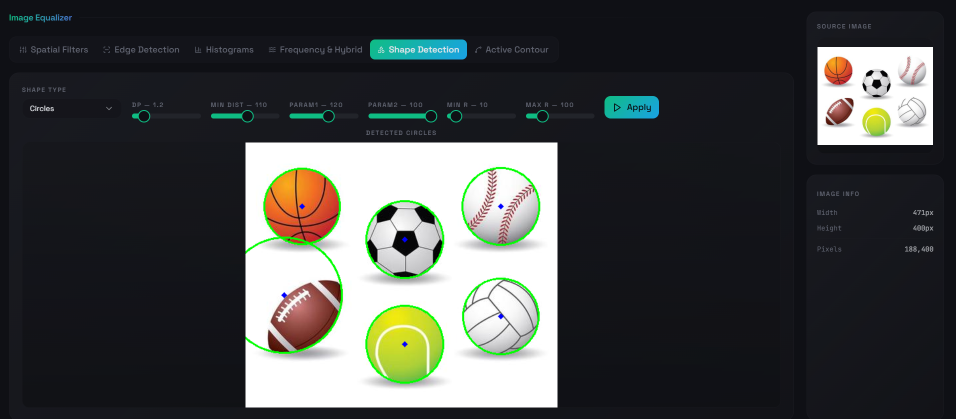
#> input picture image-1.png, 1912 x 837 px (shown at 1/2 size)
$ python -i canny_detection.py   (imports and definitions only)
#> lines starting #> are read from the running program, lines starting #| are printed output that depends on the picture; after the words box and inside, x2 and y2 are one past the last pixel; in counts of white or black regions, pixels touching at a corner belong together
### Server/utils.py
import numpy as np
from PIL import Image
import io
import base64
import cv2
from numpy.lib.stride_tricks import sliding_window_view


# ── Private 2D convolution (used internally) ─────────────────────────────────
def _convolve_2d(image: np.ndarray, kernel: np.ndarray) -> np.ndarray:
    iH, iW = image.shape
    kH, kW = kernel.shape
    pad_h, pad_w = kH // 2, kW // 2

    padded = np.pad(image, ((pad_h, pad_h), (pad_w, pad_w)), mode='edge')
    windows = sliding_window_view(padded, (kH, kW))
    output = np.sum(windows * kernel, axis=(2, 3))
    return output.astype(np.float32)


# ── Public convolution — gray (2D) or RGB (H,W,3) ────────────────────────────
def convolve(image: np.ndarray, kernel: np.ndarray) -> np.ndarray:
    if len(image.shape) == 2:
        return _convolve_2d(image, kernel)
#> in _convolve_2d (call 3), `output = np.sum(windows * kernel, axis=(2, 3))`:
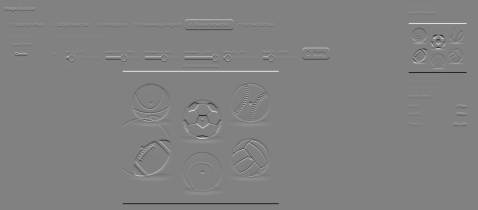
#> output: shape (837, 1912) float64 (shown at 1/4 size); min -2.46, max 2.37, mean 2.41e-07; drawn with min black and max white
    if len(image.shape) == 3 and image.shape[2] == 3:
        output = np.zeros_like(image, dtype=np.float32)
        for c in range(3):
            output[:, :, c] = _convolve_2d(image[:, :, c], kernel)
        return output
    raise ValueError("convolve() supports only grayscale (2D) or RGB (H,W,3)")


# ── Single shared Gaussian kernel ─────────────────────────────────────────────
def gaussian_kernel(size: int, sigma: float = 1.0) -> np.ndarray:
    """
    Shared 2D Gaussian kernel used by spatial.py and canny_detection.py.
    Returns a float32 kernel normalised to sum=1.
    """
    ax = np.linspace(-(size - 1) / 2.0, (size - 1) / 2.0, size)
    xx, yy = np.meshgrid(ax, ax)
    kernel = np.exp(-(xx ** 2 + yy ** 2) / (2.0 * sigma ** 2))
    return (kernel / np.sum(kernel)).astype(np.float32)


def resize_to_match(img1: np.ndarray, img2: np.ndarray) -> np.ndarray:
    h, w = img1.shape[:2]
    return cv2.resize(img2, (w, h))


# [20 lines left out: functions normalize_img, to_grayscale, image_to_base64, not called in this run]

### Server/canny_detection.py
# =============================================================================
#   Pure NumPy Canny Edge Detection
# =============================================================================

import numpy as np
from utils import gaussian_kernel, convolve


def non_max_suppression(magnitude: np.ndarray, angle: np.ndarray) -> np.ndarray:
    """
    Fully vectorized NMS — zero Python loops over pixels.
    Uses np.where and array slicing instead of per-pixel iteration.
    """

    # make all anlges positive and in [0, 180)
    angle = angle % 180
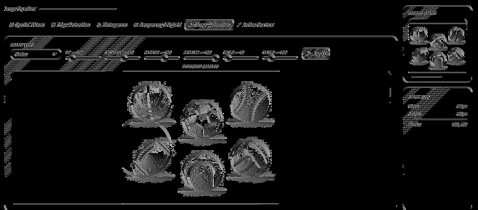
#> angle: shape (837, 1912) float64 (shown at 1/4 size); min 0, max 180, mean 18.7

    #get image dimensions
    h, w = magnitude.shape
    suppressed = np.zeros_like(magnitude)

    # Pad magnitude so boundary slices are safe
    mag_pad = np.pad(magnitude, 1, mode='constant', constant_values=0)

    # ── Pre-fetch all 8 neighbours at once ───────────────────────────────────
    # Each is a (h, w) array — the neighbour value for every pixel simultaneously
    n_0  = mag_pad[1:h+1, 2:w+2]   # right
    n_45 = mag_pad[2:h+2, 0:w  ]   # bottom-left
    n_90 = mag_pad[2:h+2, 1:w+1]   # bottom
    n_135= mag_pad[2:h+2, 2:w+2]   # bottom-right
    n_180= mag_pad[1:h+1, 0:w  ]   # left
    n_225= mag_pad[0:h,   0:w  ]   # top-left
    n_270= mag_pad[0:h,   1:w+1]   # top
    n_315= mag_pad[0:h,   2:w+2]   # top-right

    # ── Build direction masks (no loop) ──────────────────────────────────────
    # matrix everywhere has the angle of its gradient direction, so we can create boolean masks
    mask_0   = ((angle <  22.5) | (angle >= 157.5))          # horizontal
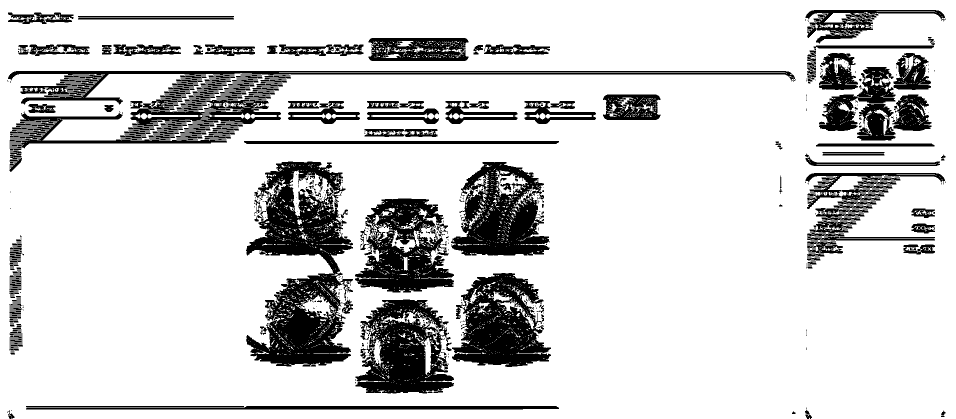
#> mask_0: shape (837, 1912) bool (shown at 1/2 size); 82.5% white; 592 black regions (420 under 20 px), largest, box (x1, y1, x2, y2) and area: (492, 323, 706, 733) 45029, (16, 142, 1591, 297) 37562, (711, 599, 908, 787) 23148
    mask_45  = ((angle >= 22.5) & (angle <  67.5))           # diagonal /
#> mask_45: shape (837, 1912) bool; 4.8% white; 7260 white regions (6879 under 20 px), largest, box (x1, y1, x2, y2) and area: (966, 612, 1085, 707) 3503, (591, 612, 685, 700) 3415, (795, 671, 893, 757) 2808
    mask_90  = ((angle >= 67.5) & (angle < 112.5))           # vertical
#> mask_90: shape (837, 1912) bool; 8.8% white; 6434 white regions (5693 under 20 px), largest, box (x1, y1, x2, y2) and area: (31, 142, 1570, 151) 9098, (729, 643, 891, 787) 6952, (55, 812, 1115, 819) 5588
    mask_135 = ((angle >= 112.5) & (angle < 157.5))          # diagonal \
#> mask_135: shape (837, 1912) bool; 3.9% white; 7270 white regions (6890 under 20 px), largest, box (x1, y1, x2, y2) and area: (525, 350, 587, 475) 2155, (996, 554, 1080, 657) 2121, (753, 418, 850, 493) 1551

    # ── For each direction, select the two neighbours to compare ─────────────
    # q = forward neighbour, r = backward neighbour
    q = np.where(mask_0,   n_0,
        np.where(mask_45,  n_45,
        np.where(mask_90,  n_90,
                           n_135)))

    r = np.where(mask_0,   n_180,
        np.where(mask_45,  n_225,
        np.where(mask_90,  n_270,
                           n_315)))

    # ── Keep pixel only if it's a local maximum along its gradient direction ─
    is_max = (magnitude >= q) & (magnitude >= r)
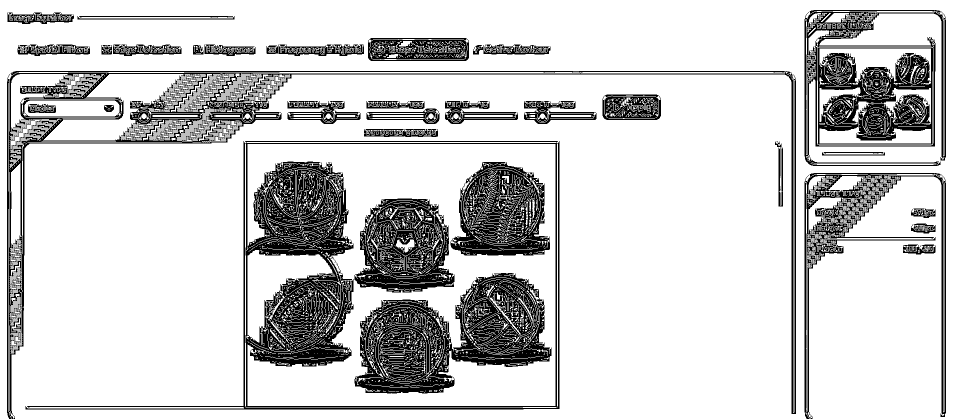
#> is_max: shape (837, 1912) bool (shown at 1/2 size); 81.8% white; 3334 black regions (3136 under 20 px), largest, box (x1, y1, x2, y2) and area: (51, 282, 1119, 819) 60683, (709, 546, 1103, 787) 45823, (1609, 20, 1892, 332) 36088
    suppressed = np.where(is_max, magnitude, 0.0)
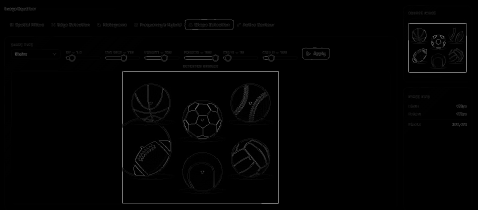
#> suppressed: shape (837, 1912) float64 (shown at 1/4 size); min 0, max 2.57, mean 0.0234; drawn with min black and max white

    return suppressed


def double_threshold_hysteresis(
    img: np.ndarray, low_ratio: float = 0.05, high_ratio: float = 0.15
) -> np.ndarray:
    """
    Vectorized double threshold + hysteresis using scipy label-based
    connected components — no while loop, no per-pixel iteration.
    """
#> called with low_ratio = 0.05, high_ratio = 0.15
    from scipy.ndimage import label

    max_magnitude = np.max(img)
#> max_magnitude = 2.57
    low_thresh  = low_ratio  * max_magnitude
#> low_thresh = 0.128
    high_thresh = high_ratio * max_magnitude
#> high_thresh = 0.385

    # ── Classify pixels ──────────────────────────────────────────────────────
    strong = img >= high_thresh
#> strong: shape (837, 1912) bool; 1.9% white in thin lines or dots
    weak   = (img >= low_thresh) & (img < high_thresh)
#> weak: shape (837, 1912) bool; 0.56% white in thin lines or dots, all inside (x1, y1, x2, y2) = (17, 27, 1868, 776)

    # ── Connected components on ALL edge pixels (strong + weak) ──────────────
    # Any component that contains at least one strong pixel is a real edge
    combined         = strong | weak
#> combined: shape (837, 1912) bool; 2.4% white in thin lines or dots
    structure        = np.ones((3, 3), dtype=int)   # 8-connectivity
    # labeled is a (h, w) array where each connected component has a unique integer label
    labeled, n_labels = label(combined, structure=structure)
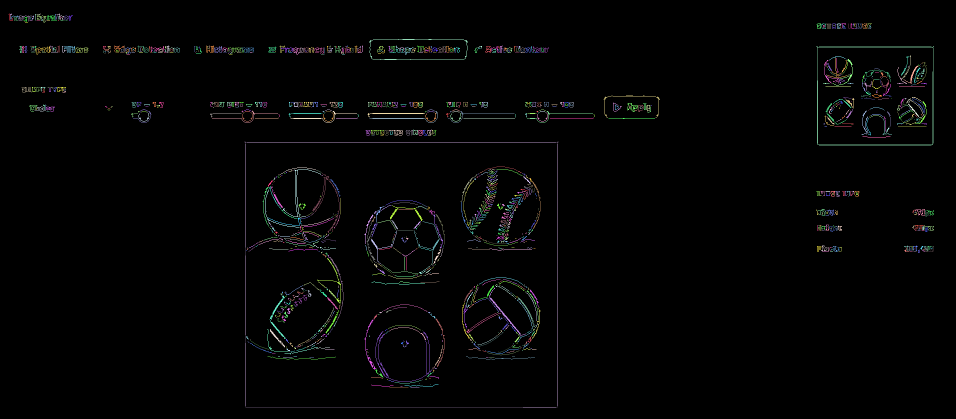
#> labeled: shape (837, 1912) int32 (shown at 1/2 size); 1439 distinct labels, from 0 to 1438; one colour per label, 0 black
#> n_labels = 1438

    # ── Find which component labels contain a strong pixel ───────────────────
    strong_labels    = np.unique(labeled[strong])
#> strong_labels = 1092 values from 1 to 1422
    strong_labels    = strong_labels[strong_labels != 0]   # exclude background

    # ── Keep only pixels belonging to strong-connected components ────────────
    final = np.isin(labeled, strong_labels)
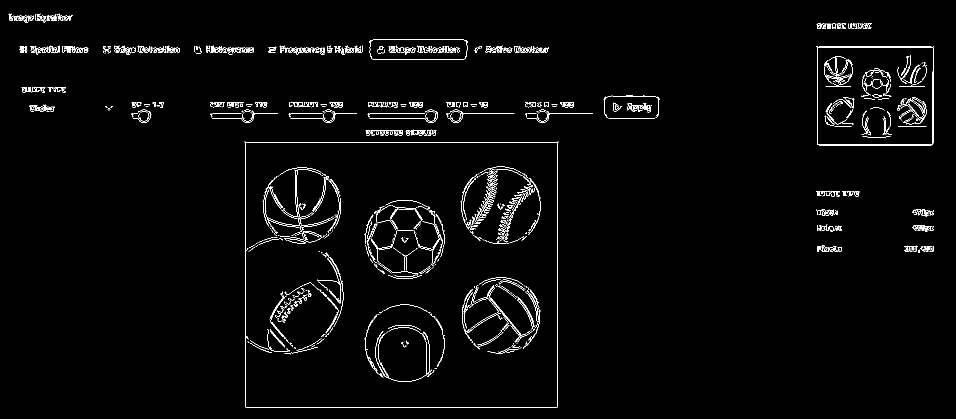
#> final: shape (837, 1912) bool (shown at 1/2 size); 2.2% white in thin lines or dots

    return (final * 255).astype(np.uint8)
#> returned value: shape (837, 1912); 2.2% white in thin lines or dots


def canny_edge_detection(
    image: np.ndarray,
    low_ratio: float = 0.05,
    high_ratio: float = 0.15,
    sigma: float = 1.0,
) -> np.ndarray:
    """Pure NumPy Canny — fully vectorized, no Python pixel loops."""

    # Convert to grayscale if color
    if image.ndim == 3 and image.shape[2] in (3, 4):
        image = (
            0.299 * image[..., 0] +
            0.587 * image[..., 1] +
            0.114 * image[..., 2]
        ).astype(np.float64)
    else:
        image = image.astype(np.float64)

    # Normalize to [0, 1]
    image = image / 255.0

    # 1. Gaussian blur
    ksize = int(2 * np.ceil(2 * sigma)) + 1
    if ksize % 2 == 0:
        ksize += 1
    gauss    = gaussian_kernel(ksize, sigma)
    smoothed = convolve(image, gauss).astype(np.float64)

    # 2. Sobel gradients
    sobel_x = np.array([[-1, 0, 1], [-2, 0, 2], [-1, 0, 1]], dtype=float)
    sobel_y = np.array([[-1, -2, -1], [0, 0, 0], [1, 2, 1]], dtype=float)

    gx = convolve(smoothed, sobel_x).astype(np.float64)
    gy = convolve(smoothed, sobel_y).astype(np.float64)

    magnitude = np.hypot(gx, gy)
    angle     = np.arctan2(gy, gx) * (180.0 / np.pi)

    # 3. Non-maximum suppression — vectorized
    nms = non_max_suppression(magnitude, angle)

    # 4. Double threshold + hysteresis — vectorized
    final_edges = double_threshold_hysteresis(nms, low_ratio, high_ratio)

    return final_edges.astype(np.uint8)

>>> import cv2
>>> picture = cv2.imread('../image-1.png', cv2.IMREAD_GRAYSCALE)
>>> result = canny_edge_detection(picture)

$ run again, on image-2.png
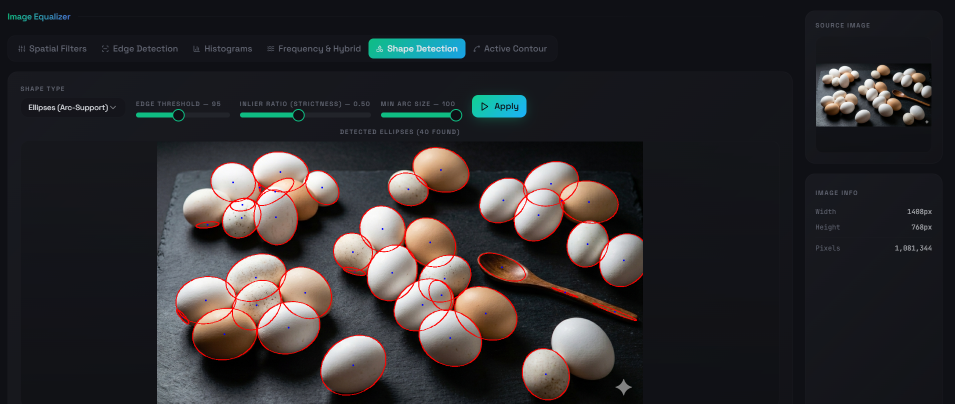
#> input picture image-2.png, 1909 x 807 px (shown at 1/2 size)
#> padded: shape (809, 1911) float64
#> in non_max_suppression, `mask_0   = ((angle <  22.5) | (angle >= 157.5))`:
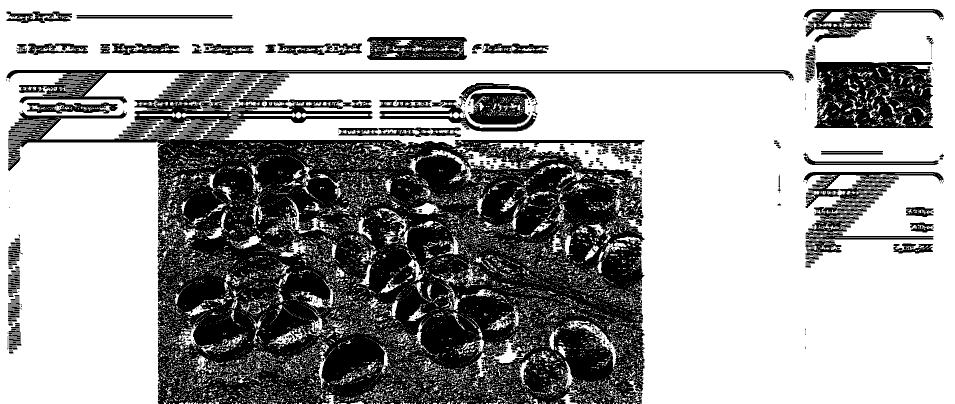
#> mask_0: shape (807, 1909) bool (shown at 1/2 size); 64.6% white; 606 black regions (459 under 20 px), largest, box (x1, y1, x2, y2) and area: (13, 140, 1588, 807) 446546, (1629, 124, 1866, 256) 25605, (918, 166, 1071, 249) 7390
#> mask_45: shape (807, 1909) bool; 11.8% white; 14019 white regions (12940 under 20 px), largest, box (x1, y1, x2, y2) and area: (952, 322, 1148, 496) 11450, (732, 491, 914, 694) 8987, (1130, 443, 1289, 583) 7429
#> mask_90: shape (807, 1909) bool; 15.4% white; 12478 white regions (11003 under 20 px), largest, box (x1, y1, x2, y2) and area: (28, 140, 1567, 149) 9098, (338, 278, 759, 387) 7367, (842, 633, 956, 747) 4699
#> mask_135: shape (807, 1909) bool; 8.2% white in thin lines or dots
#> is_max: shape (807, 1909) bool; 66.7% white; 3410 black regions (3229 under 20 px), largest, box (x1, y1, x2, y2) and area: (11, 140, 1589, 807) 408346, (1606, 18, 1889, 330) 35031, (1606, 344, 1889, 807) 15090
#> max_magnitude = 2.35
#> low_thresh = 0.117
#> high_thresh = 0.352
#> strong: shape (807, 1909) bool; 2% white in thin lines or dots
#> weak: shape (807, 1909) bool; 2.5% white in thin lines or dots
#> combined: shape (807, 1909) bool; 4.5% white in thin lines or dots
#> labeled: shape (807, 1909) int32; 5911 distinct labels, from 0 to 5910
#> n_labels = 5910
#> strong_labels = 1486 values from 1 to 5851
#> in double_threshold_hysteresis, `final = np.isin(labeled, strong_labels)`:
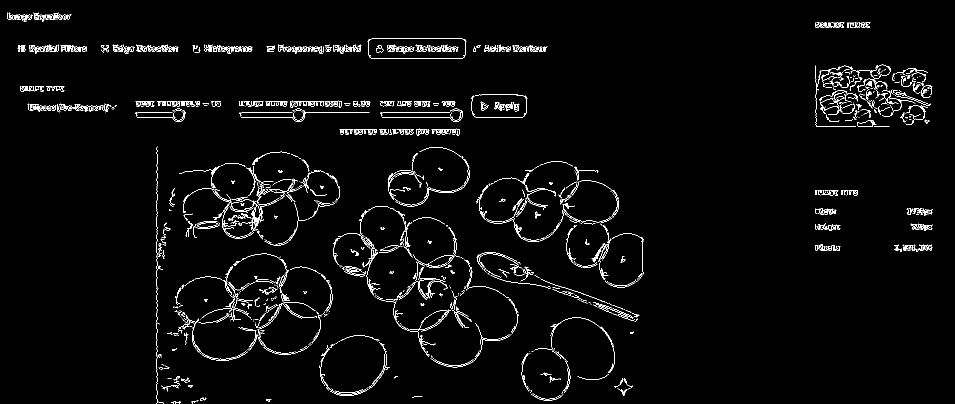
#> final: shape (807, 1909) bool (shown at 1/2 size); 2.6% white in thin lines or dots

$ run again, on image-3.png
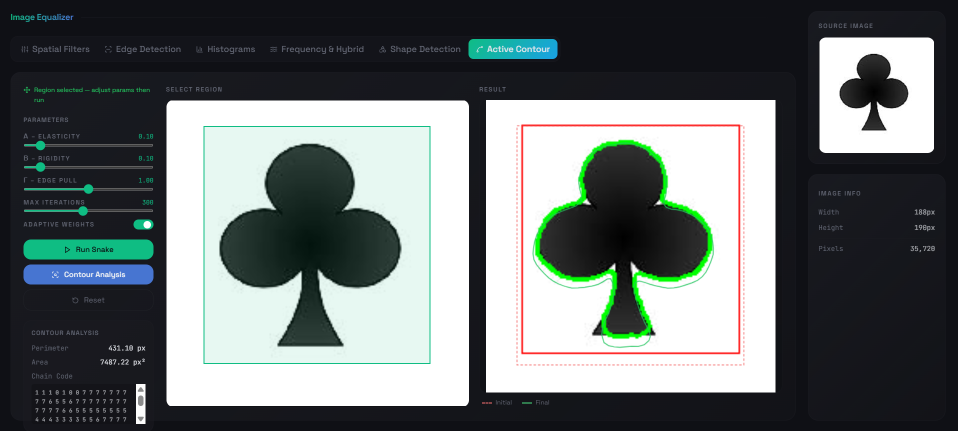
#> input picture image-3.png, 1915 x 862 px (shown at 1/2 size)
#> padded: shape (864, 1917) float64
#> in non_max_suppression, `mask_0   = ((angle <  22.5) | (angle >= 157.5))`:
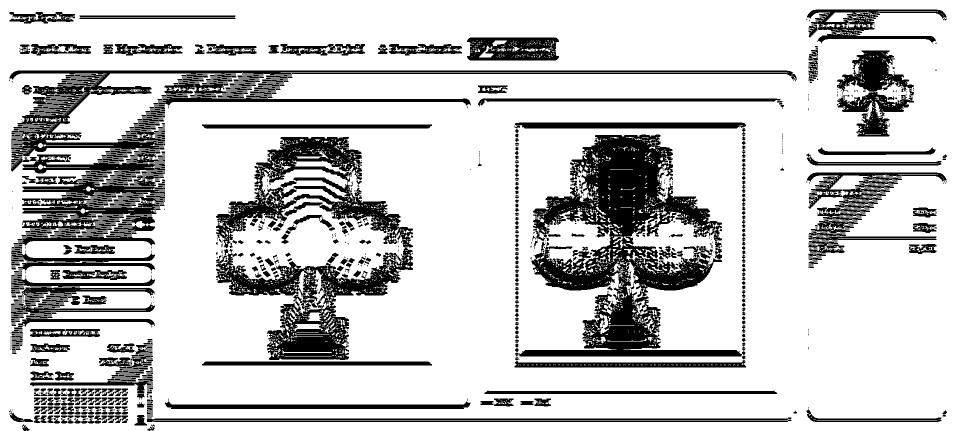
#> mask_0: shape (862, 1915) bool (shown at 1/2 size); 79.1% white; 867 black regions (433 under 20 px), largest, box (x1, y1, x2, y2) and area: (1030, 269, 1491, 713) 74693, (19, 141, 1594, 492) 64038, (432, 274, 826, 720) 52728
#> mask_45: shape (862, 1915) bool; 4.8% white; 10122 white regions (9478 under 20 px), largest, box (x1, y1, x2, y2) and area: (1129, 325, 1246, 474) 4566, (1246, 473, 1357, 549) 1994, (1704, 101, 1821, 224) 1904
#> mask_90: shape (862, 1915) bool; 11.6% white; 8346 white regions (7272 under 20 px), largest, box (x1, y1, x2, y2) and area: (34, 141, 1573, 150) 9098, (1042, 683, 1481, 713) 6674, (338, 809, 933, 818) 5292
#> mask_135: shape (862, 1915) bool; 4.5% white; 10070 white regions (9446 under 20 px), largest, box (x1, y1, x2, y2) and area: (1247, 281, 1354, 474) 6028, (1063, 473, 1246, 574) 4424, (1345, 393, 1427, 474) 1367
#> is_max: shape (862, 1915) bool; 76.4% white; 4582 black regions (4309 under 20 px), largest, box (x1, y1, x2, y2) and area: (1028, 245, 1493, 735) 107682, (17, 141, 1595, 862) 95991, (431, 274, 827, 720) 64415
#> max_magnitude = 2.48
#> low_thresh = 0.124
#> high_thresh = 0.372
#> strong: shape (862, 1915) bool; 2.7% white in thin lines or dots
#> weak: shape (862, 1915) bool; 0.5% white in thin lines or dots
#> combined: shape (862, 1915) bool; 3.2% white in thin lines or dots
#> labeled: shape (862, 1915) int32; 2036 distinct labels, from 0 to 2035
#> n_labels = 2035
#> strong_labels = 1467 values from 1 to 2035
#> in double_threshold_hysteresis, `final = np.isin(labeled, strong_labels)`:
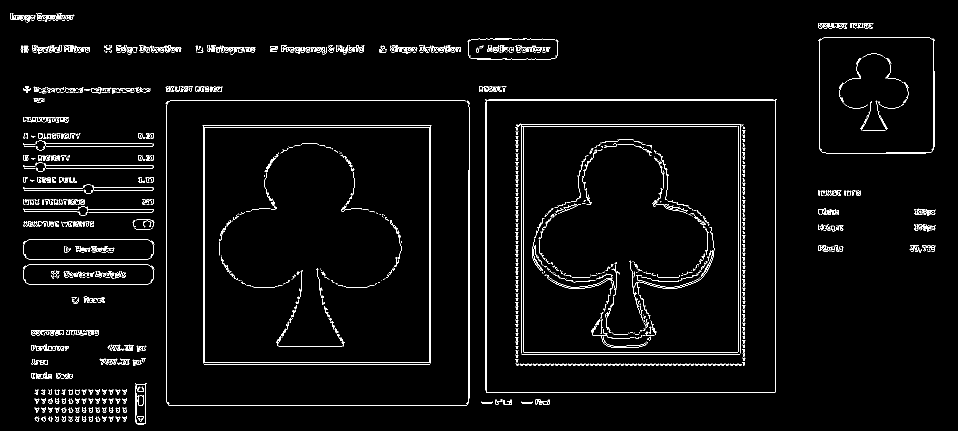
#> final: shape (862, 1915) bool (shown at 1/2 size); 3% white in thin lines or dots
